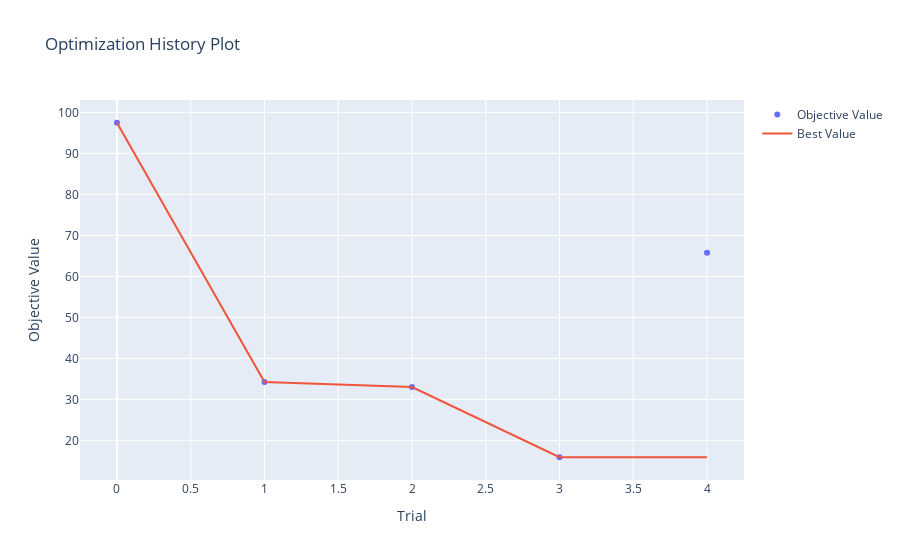
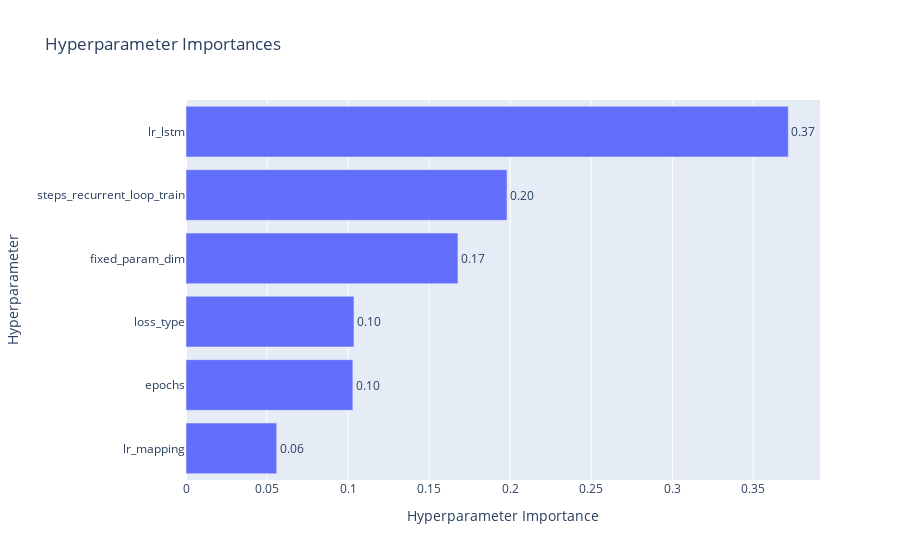
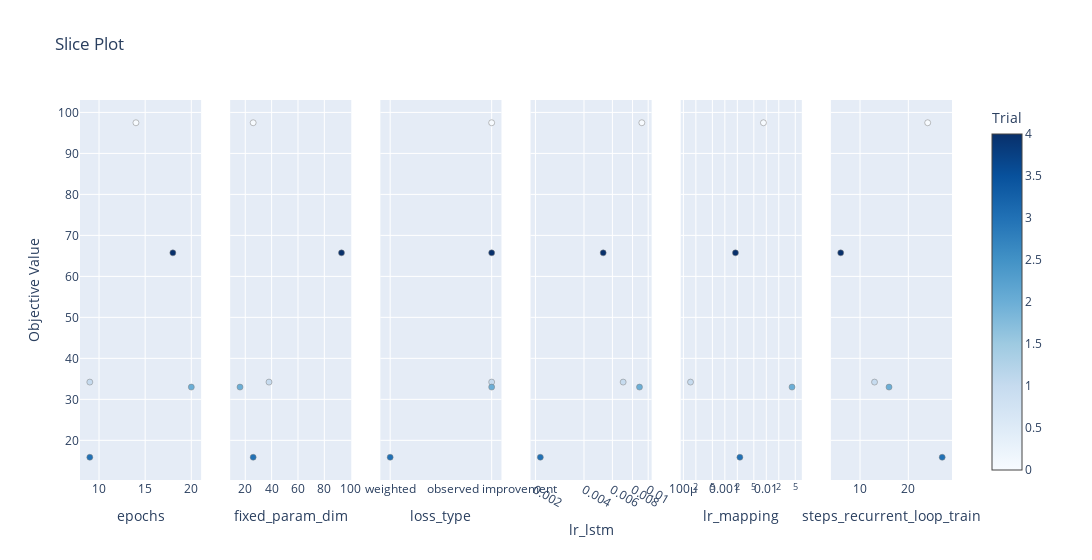
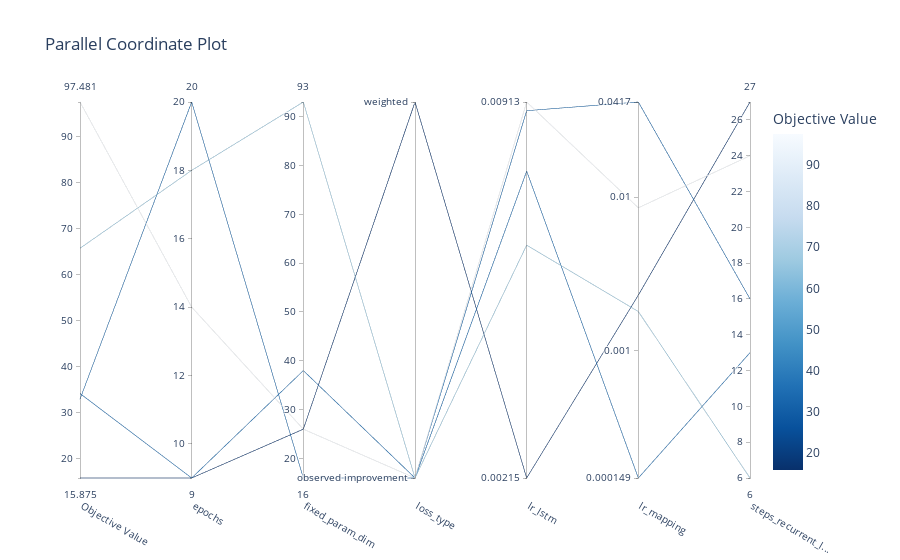

Notebook code cell kept with these figures, in order:
### Code cell
optuna.visualization.plot_optimization_history(study).show()
optuna.visualization.plot_param_importances(study).show()
optuna.visualization.plot_slice(study).show()
optuna.visualization.plot_parallel_coordinate(study).show()

### Figure 1 — Plotly figure (JSON) as saved in the notebook; plotly's stock layout.template omitted (floating-point values rounded to 4 significant figures)
{"data": [{"mode": "markers", "name": "Objective Value", "type": "scatter", "x": [0, 1, 2, 3, 4], "y": [97.48, 34.21, 32.99, 15.88, 65.74]}, {"mode": "lines", "name": "Best Value", "type": "scatter", "x": [0, 1, 2, 3, 4], "y": [97.48, 34.21, 32.99, 15.88, 15.88]}, {"marker": {"color": "#cccccc"}, "mode": "markers", "name": "Infeasible Trial", "showlegend": false, "type": "scatter", "x": [], "y": []}], "layout": {"title": {"text": "Optimization History Plot"}, "xaxis": {"title": {"text": "Trial"}}, "yaxis": {"title": {"text": "Objective Value"}}}}

### Figure 2 — Plotly figure (JSON) as saved in the notebook; plotly's stock layout.template omitted (floating-point values rounded to 4 significant figures)
{"data": [{"cliponaxis": false, "hovertemplate": ["lr_mapping (FloatDistribution): 0.05595257799641717<extra></extra>", "epochs (IntDistribution): 0.10295152373701381<extra></extra>", "loss_type (CategoricalDistribution): 0.10364056766306826<extra></extra>", "fixed_param_dim (IntDistribution): 0.1677786121204444<extra></extra>", "steps_recurrent_loop_train (IntDistribution): 0.19807446960341396<extra></extra>", "lr_lstm (FloatDistribution): 0.3716022488796425<extra></extra>"], "name": "Objective Value", "orientation": "h", "text": ["0.06", "0.10", "0.10", "0.17", "0.20", "0.37"], "textposition": "outside", "type": "bar", "x": [0.05595, 0.103, 0.1036, 0.1678, 0.1981, 0.3716], "y": ["lr_mapping", "epochs", "loss_type", "fixed_param_dim", "steps_recurrent_loop_train", "lr_lstm"]}], "layout": {"title": {"text": "Hyperparameter Importances"}, "xaxis": {"title": {"text": "Hyperparameter Importance"}}, "yaxis": {"title": {"text": "Hyperparameter"}}}}

### Figure 3 — Plotly figure (JSON) as saved in the notebook; plotly's stock layout.template omitted (floating-point values rounded to 4 significant figures)
{"data": [{"marker": {"color": [0, 1, 2, 3, 4], "colorbar": {"title": {"text": "Trial"}, "x": 1, "xpad": 40}, "colorscale": [[0, "rgb(247,251,255)"], [0.125, "rgb(222,235,247)"], [0.25, "rgb(198,219,239)"], [0.375, "rgb(158,202,225)"], [0.5, "rgb(107,174,214)"], [0.625, "rgb(66,146,198)"], [0.75, "rgb(33,113,181)"], [0.875, "rgb(8,81,156)"], [1, "rgb(8,48,107)"]], "line": {"color": "Grey", "width": 0.5}, "showscale": true}, "mode": "markers", "name": "Feasible Trial", "showlegend": false, "type": "scatter", "x": [14, 9, 20, 9, 18], "xaxis": "x", "y": [97.48, 34.21, 32.99, 15.88, 65.74], "yaxis": "y"}, {"marker": {"color": [0, 1, 2, 3, 4], "colorbar": {"title": {"text": "Trial"}, "x": 1, "xpad": 40}, "colorscale": [[0, "rgb(247,251,255)"], [0.125, "rgb(222,235,247)"], [0.25, "rgb(198,219,239)"], [0.375, "rgb(158,202,225)"], [0.5, "rgb(107,174,214)"], [0.625, "rgb(66,146,198)"], [0.75, "rgb(33,113,181)"], [0.875, "rgb(8,81,156)"], [1, "rgb(8,48,107)"]], "line": {"color": "Grey", "width": 0.5}, "showscale": false}, "mode": "markers", "name": "Feasible Trial", "showlegend": false, "type": "scatter", "x": [26, 38, 16, 26, 93], "xaxis": "x2", "y": [97.48, 34.21, 32.99, 15.88, 65.74], "yaxis": "y2"}, {"marker": {"color": [0, 1, 2, 3, 4], "colorbar": {"title": {"text": "Trial"}, "x": 1, "xpad": 40}, "colorscale": [[0, "rgb(247,251,255)"], [0.125, "rgb(222,235,247)"], [0.25, "rgb(198,219,239)"], [0.375, "rgb(158,202,225)"], [0.5, "rgb(107,174,214)"], [0.625, "rgb(66,146,198)"], [0.75, "rgb(33,113,181)"], [0.875, "rgb(8,81,156)"], [1, "rgb(8,48,107)"]], "line": {"color": "Grey", "width": 0.5}, "showscale": false}, "mode": "markers", "name": "Feasible Trial", "showlegend": false, "type": "scatter", "x": ["observed improvement", "observed improvement", "observed improvement", "weighted", "observed improvement"], "xaxis": "x3", "y": [97.48, 34.21, 32.99, 15.88, 65.74], "yaxis": "y3"}, {"marker": {"color": [0, 1, 2, 3, 4], "colorbar": {"title": {"text": "Trial"}, "x": 1, "xpad": 40}, "colorscale": [[0, "rgb(247,251,255)"], [0.125, "rgb(222,235,247)"], [0.25, "rgb(198,219,239)"], [0.375, "rgb(158,202,225)"], [0.5, "rgb(107,174,214)"], [0.625, "rgb(66,146,198)"], [0.75, "rgb(33,113,181)"], [0.875, "rgb(8,81,156)"], [1, "rgb(8,48,107)"]], "line": {"color": "Grey", "width": 0.5}, "showscale": false}, "mode": "markers", "name": "Feasible Trial", "showlegend": false, "type": "scatter", "x": [0.009133, 0.006996, 0.008832, 0.002145, 0.005262], "xaxis": "x4", "y": [97.48, 34.21, 32.99, 15.88, 65.74], "yaxis": "y4"}, {"marker": {"color": [0, 1, 2, 3, 4], "colorbar": {"title": {"text": "Trial"}, "x": 1, "xpad": 40}, "colorscale": [[0, "rgb(247,251,255)"], [0.125, "rgb(222,235,247)"], [0.25, "rgb(198,219,239)"], [0.375, "rgb(158,202,225)"], [0.5, "rgb(107,174,214)"], [0.625, "rgb(66,146,198)"], [0.75, "rgb(33,113,181)"], [0.875, "rgb(8,81,156)"], [1, "rgb(8,48,107)"]], "line": {"color": "Grey", "width": 0.5}, "showscale": false}, "mode": "markers", "name": "Feasible Trial", "showlegend": false, "type": "scatter", "x": [0.008534, 0.0001486, 0.04171, 0.002305, 0.001802], "xaxis": "x5", "y": [97.48, 34.21, 32.99, 15.88, 65.74], "yaxis": "y5"}, {"marker": {"color": [0, 1, 2, 3, 4], "colorbar": {"title": {"text": "Trial"}, "x": 1, "xpad": 40}, "colorscale": [[0, "rgb(247,251,255)"], [0.125, "rgb(222,235,247)"], [0.25, "rgb(198,219,239)"], [0.375, "rgb(158,202,225)"], [0.5, "rgb(107,174,214)"], [0.625, "rgb(66,146,198)"], [0.75, "rgb(33,113,181)"], [0.875, "rgb(8,81,156)"], [1, "rgb(8,48,107)"]], "line": {"color": "Grey", "width": 0.5}, "showscale": false}, "mode": "markers", "name": "Feasible Trial", "showlegend": false, "type": "scatter", "x": [24, 13, 16, 27, 6], "xaxis": "x6", "y": [97.48, 34.21, 32.99, 15.88, 65.74], "yaxis": "y6"}], "layout": {"title": {"text": "Slice Plot"}, "width": 1800, "xaxis": {"anchor": "y", "domain": [0, 0.1389], "title": {"text": "epochs"}}, "xaxis2": {"anchor": "y2", "domain": [0.1722, 0.3111], "title": {"text": "fixed_param_dim"}}, "xaxis3": {"anchor": "y3", "categoryarray": ["weighted", "observed improvement"], "categoryorder": "array", "domain": [0.3444, 0.4833], "title": {"text": "loss_type"}, "type": "category"}, "xaxis4": {"anchor": "y4", "domain": [0.5167, 0.6556], "title": {"text": "lr_lstm"}, "type": "log"}, "xaxis5": {"anchor": "y5", "domain": [0.6889, 0.8278], "title": {"text": "lr_mapping"}, "type": "log"}, "xaxis6": {"anchor": "y6", "domain": [0.8611, 1], "title": {"text": "steps_recurrent_loop_train"}}, "yaxis": {"anchor": "x", "domain": [0, 1], "title": {"text": "Objective Value"}}, "yaxis2": {"anchor": "x2", "domain": [0, 1], "matches": "y", "showticklabels": false}, "yaxis3": {"anchor": "x3", "domain": [0, 1], "matches": "y", "showticklabels": false}, "yaxis4": {"anchor": "x4", "domain": [0, 1], "matches": "y", "showticklabels": false}, "yaxis5": {"anchor": "x5", "domain": [0, 1], "matches": "y", "showticklabels": false}, "yaxis6": {"anchor": "x6", "domain": [0, 1], "matches": "y", "showticklabels": false}}}

### Figure 4 — Plotly figure (JSON) as saved in the notebook; plotly's stock layout.template omitted (floating-point values rounded to 4 significant figures)
{"data": [{"dimensions": [{"label": "Objective Value", "range": [15.88, 97.48], "values": [97.48, 34.21, 32.99, 15.88, 65.74]}, {"label": "epochs", "range": [9, 20], "values": [14, 9, 20, 9, 18]}, {"label": "fixed_param_dim", "range": [16, 93], "values": [26, 38, 16, 26, 93]}, {"label": "loss_type", "range": [0, 1], "ticktext": ["observed improvement", "weighted"], "tickvals": [0, 1], "values": [0, 0, 0, 1, 0]}, {"label": "lr_lstm", "range": [-2.668, -2.039], "ticktext": ["0.00215", "0.00913"], "tickvals": [-2.668, -2.039], "values": [-2.039, -2.155, -2.054, -2.668, -2.279]}, {"label": "lr_mapping", "range": [-3.828, -1.38], "ticktext": ["0.000149", "0.001", "0.01", "0.0417"], "tickvals": [-3.828, -3, -2, -1.38], "values": [-2.069, -3.828, -1.38, -2.637, -2.744]}, {"label": "steps_recurrent_l...", "range": [6, 27], "values": [24, 13, 16, 27, 6]}], "labelangle": 30, "labelside": "bottom", "line": {"color": [97.48, 34.21, 32.99, 15.88, 65.74], "colorbar": {"title": {"text": "Objective Value"}}, "colorscale": [[0, "rgb(247,251,255)"], [0.125, "rgb(222,235,247)"], [0.25, "rgb(198,219,239)"], [0.375, "rgb(158,202,225)"], [0.5, "rgb(107,174,214)"], [0.625, "rgb(66,146,198)"], [0.75, "rgb(33,113,181)"], [0.875, "rgb(8,81,156)"], [1, "rgb(8,48,107)"]], "reversescale": true, "showscale": true}, "type": "parcoords"}], "layout": {"title": {"text": "Parallel Coordinate Plot"}}}
